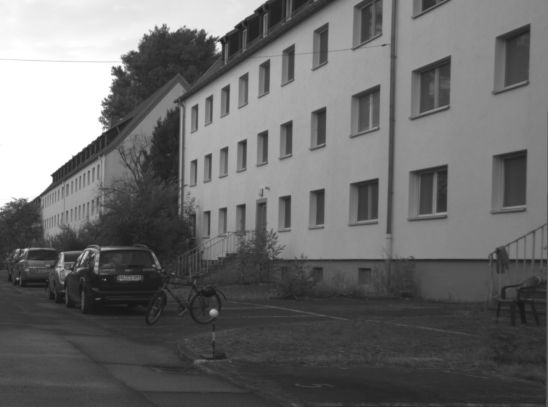
#> input picture road.png, 548 x 407 px; its folder holds only this picture in this run
$ jupyter execute corner_detection.ipynb
#> lines starting #> are read from the running program, lines starting #| are printed output that depends on the picture
[cell 1]
import cv2
import matplotlib.pyplot as plt
import imageio
import numpy as np

def load_png(image_path):
#> called with image_path = 'road.png'
    img = cv2.imread(image_path)
#> img is the input picture: shape (407, 548, 3); min 23, max 255, mean 107.6
    return cv2.cvtColor(img, cv2.COLOR_BGR2RGB)

def visualize_png_image(image):
    """
    image: an output of load_png function
    """
    plt.imshow(image)

def save_array_as_image(array, name):
     imageio.imwrite(name, array)

[cell 2]
file_name = 'road'
image = load_png('{}.png'.format(file_name))
# image = np.asarray(image, dtype=np.float32)
visualize_png_image(image)

# Gaussian Filtering

[cell 3]
import numpy as np
import math

class GaussFilter:
    def __init__(self,
                 std_dev,
                 kernel_dimension=None):
        self.std_dev = std_dev
        if not kernel_dimension:
            self.kernel_dimension = self.compute_kernel_dimensions(std_dev)
        else:
            self.kernel_dimension = kernel_dimension
        self.kernel = self.generate_gaussian_kernel(std_dev)

    @staticmethod
    def compute_kernel_dimensions(std_dev):
        return int(1 + 2*(3*std_dev))

    def get_gaussian_coordiantes(self, x, y):
        center = int(self.kernel_dimension/2) + 1
        origin = center - 1
        gauss_x = x - origin
        gauss_y = y - origin

        return gauss_x, gauss_y

    def compute_gaussian_pixel_value(self, gauss_x, gauss_y):
        std_squared = self.std_dev**2
        pi = math.pi
        pixel_value = math.exp(-(gauss_x**2 + gauss_y**2)/(2*std_squared))/(2*pi*std_squared)
        return pixel_value

    def generate_gaussian_kernel(self, std_dev):
        """
        std_dev: value of standard deviation in terms of pixels
        """
#> called with std_dev = 10
        k = self.kernel_dimension
        kernel = np.zeros((k, k))

        for x, y in np.ndindex((k, k)):
            gauss_x, gauss_y = self.get_gaussian_coordiantes(x, y)
            kernel[x, y] = self.compute_gaussian_pixel_value(gauss_x, gauss_y)

        return kernel/sum(sum(kernel))

[cell 4]
kernel = GaussFilter(10)
k = kernel.kernel

plt.imshow(k/k.max(), cmap='gray', vmin=0, vmax=1)
plt.title('Gaussian Kernel\nStandard Deviation = {0}\nKernel Dimension = {1}x{1}'.format(kernel.std_dev, kernel.kernel_dimension))
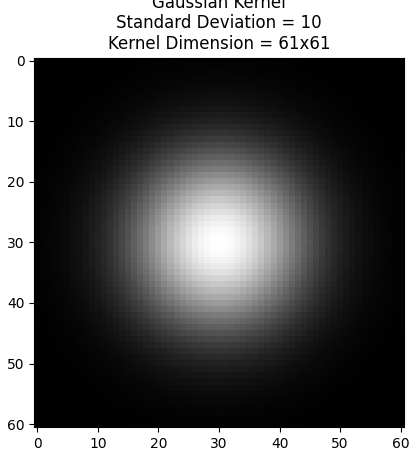
#> figure drawn by matplotlib, 1 panel

[cell 5]
def _filter(image, kernel,
             stride=(1, 1),
             padding=None,):

#> called with kernel = array of shape (7, 7), stride = (1, 1)
    num_channels = image.shape[2]
#> num_channels = 3
    kernel_extended = np.asarray([kernel for i in range(num_channels)]).reshape(kernel.shape[0],
                                                                                        kernel.shape[1],
                                                                                        num_channels)

    image_height, image_width, image_channels = image.shape
#> image_height = 407; image_width = 548; image_channels = 3
    kernel_height, kernel_width, kernel_channels = kernel_extended.shape
#> kernel_height = 7; kernel_width = 7; kernel_channels = 3

    stride_height, stride_width = stride

    if padding is None:
        width_padding = int(((image_width - 1)*stride_width + kernel_width - image_width)/2)
#> width_padding = 3
        height_padding = int(((image_height - 1)*stride_height + kernel_height - image_height)/2)
#> height_padding = 3
    else:
        height_padding, width_padding = padding


    input_image = np.zeros((height_padding + image_height + height_padding, width_padding + image_width + width_padding, image_channels))
    input_image[height_padding:image_height + height_padding, width_padding:image_width + width_padding, :] = image.copy()

    input_height, input_width, input_channels = input_image.shape
#> input_height = 413; input_width = 554; input_channels = 3

    output_height = int((input_height - kernel_height)/stride_height) + 1
#> output_height = 407
    output_width = int((input_width - kernel_width)/stride_width) + 1
#> output_width = 548

    output_image = np.zeros((output_height, output_width, input_channels))

    for x in range(0, output_width):
        for y in range(0, output_height):
            output_image[y, x, :] = np.einsum('ij,ijk->k',
                                              kernel,
                                              input_image[y*stride_height:y*stride_height + kernel_height,
                                                          x*stride_width:x*stride_width + kernel_width, :])

    return output_image

def convolve(image, kernel,
             stride=(1, 1),
             padding=None,):

    kernel_flipped = np.rot90(np.flipud(kernel.T))

    return _filter(image, kernel_flipped, stride, padding)

[cell 6]
output = convolve(image, GaussFilter(1).kernel)
plt.imshow(np.asarray(output, dtype='uint8'), cmap='gray')

# First Order Derivative

[cell 7]
sobel = np.asarray([[-1, 0, 1],[-2, 0, 2], [-1, 0, 1]])
sobel_h = sobel
sobel_v = sobel.T

[cell 8]
g_h = _filter(output, sobel_h)
save_array_as_image(np.asarray(255*g_h/g_h.max(), dtype='uint8'), 'results/{}_horizontal_gradient.jpg'.format(file_name))
#> in save_array_as_image, `imageio.imwrite(name, array)`:
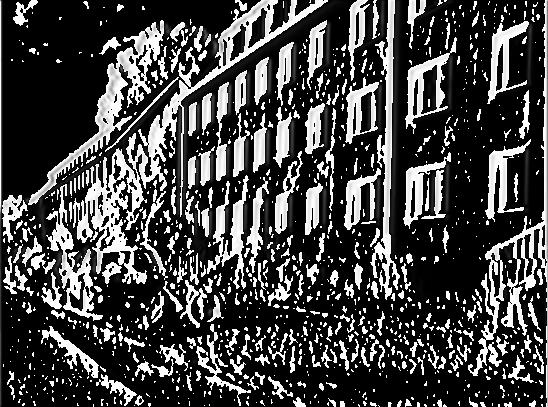
#> saved as road_horizontal_gradient.jpg: shape (407, 548, 3); min 0, max 255, mean 69.9

plt.imshow(np.asarray(255*g_h/g_h.max(), dtype='uint8'), cmap='gray')
plt.title('Image gradient along the horizontal')

[cell 9]
g_v = _filter(output, sobel_v)
save_array_as_image(np.asarray(255*g_v/g_v.max(), dtype='uint8'), 'results/{}_vertical_gradient.jpg'.format(file_name))
#> call 2 of save_array_as_image, with name = 'results/road_vertical_gradient.jpg'
#> in save_array_as_image (call 2), `imageio.imwrite(name, array)`:
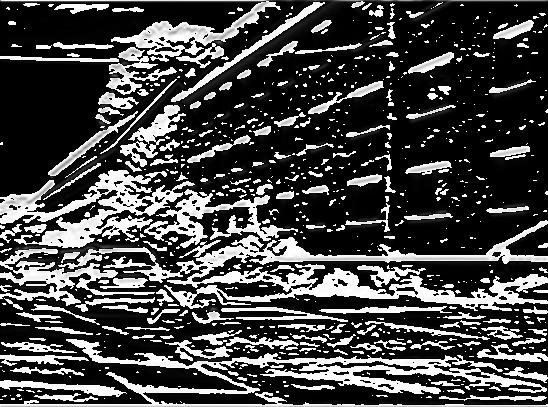
#> saved as road_vertical_gradient.jpg: shape (407, 548, 3); min 0, max 255, mean 71.5

plt.imshow(np.asarray(255*g_v/g_v.max(), dtype='uint8'), cmap='gray')
plt.title('Image gradient along the vertical')

# Second Order Derivative

[cell 10]
g_hh = _filter(g_h, sobel_h)
save_array_as_image(np.asarray(255*g_hh/g_hh.max(), dtype='uint8'), 'results/{}_Ixx.jpg'.format(file_name))
#> call 3 of save_array_as_image, with name = 'results/road_Ixx.jpg'
#> in save_array_as_image (call 3), `imageio.imwrite(name, array)`:
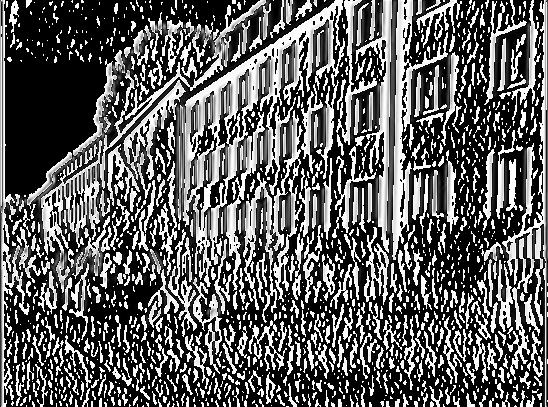
#> saved as road_Ixx.jpg: shape (407, 548, 3); min 0, max 255, mean 94.8

g_vv = _filter(g_v, sobel_v)
#> after the loop in _filter (call 5), `for x in range(0, output_width):`:
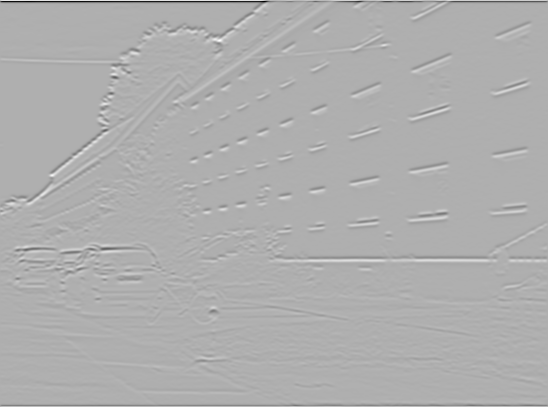
#> output_image: shape (407, 548, 3) float64; min -3716.8, max 1691.5, mean -8.4; drawn with min black and max white
save_array_as_image(np.asarray(255*g_vv/g_vv.max(), dtype='uint8'), 'results/{}_Iyy.jpg'.format(file_name))
#> call 4 of save_array_as_image, with name = 'results/road_Iyy.jpg'
#> in save_array_as_image (call 4), `imageio.imwrite(name, array)`:
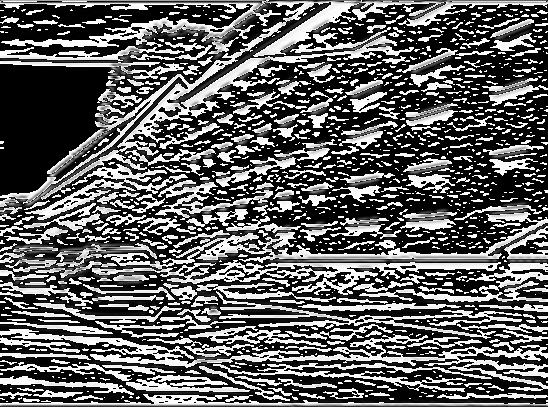
#> saved as road_Iyy.jpg: shape (407, 548, 3); min 0, max 255, mean 98.3

g_hv = _filter(g_h, sobel_v)
#> after the loop in _filter (call 6), `for x in range(0, output_width):`:
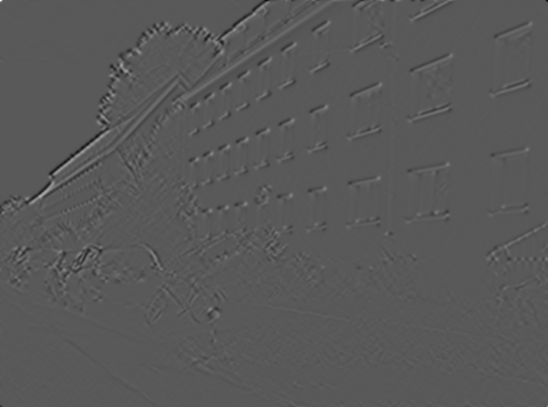
#> output_image: shape (407, 548, 3) float64; min -1019, max 1892.6, mean 0; drawn with min black and max white
save_array_as_image(np.asarray(255*g_hv/g_hv.max(), dtype='uint8'), 'results/{}_Ixy.jpg'.format(file_name))

g_vh = _filter(g_v, sobel_h)
save_array_as_image(np.asarray(255*g_vh/g_vh.max(), dtype='uint8'), 'results/{}_Iyx.jpg'.format(file_name))
#> in save_array_as_image (call 6), `imageio.imwrite(name, array)`:
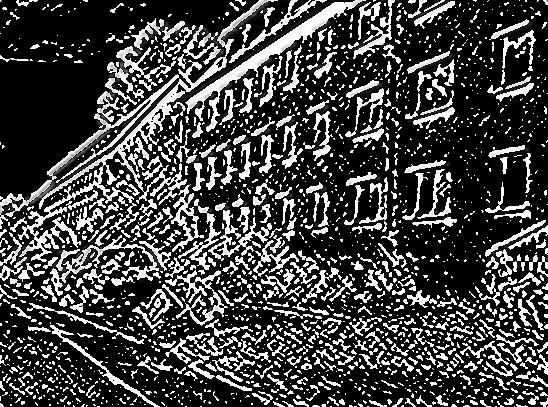
#> saved as road_Iyx.jpg: shape (407, 548, 3); min 0, max 255, mean 68.7

[cell 11]
plt.imshow(np.asarray(255*g_hh/g_hh.max(), dtype='uint8'), cmap='gray')
plt.title('Ixx')

[cell 12]
plt.imshow(np.asarray(255*g_hv/g_hv.max(), dtype='uint8'), cmap='gray')
plt.title('Ixy')

[cell 13]
plt.imshow(np.asarray(255*g_vh/g_vh.max(), dtype='uint8'), cmap='gray')
plt.title('Iyx')

[cell 14]
plt.imshow(np.asarray(255*g_vv/g_vv.max(), dtype='uint8'), cmap='gray')
plt.title('Iyy')

# Corner Detection - Hessian Determinant

[cell 15]
hessian_without_thresh = g_hh*g_vv - g_hv*g_vh
norm_hess_without_thresh = 255*hessian_without_thresh/hessian_without_thresh.max()

[cell 16]
thresh = 2
hessian = norm_hess_without_thresh*np.asarray(norm_hess_without_thresh > thresh, dtype='float')

[cell 17]
hessian.max()
#> Out = 255

[cell 18]
figure, ax = plt.subplots(1, 1)
ax.imshow(hessian)
figure.set_size_inches(18.5, 10.5)
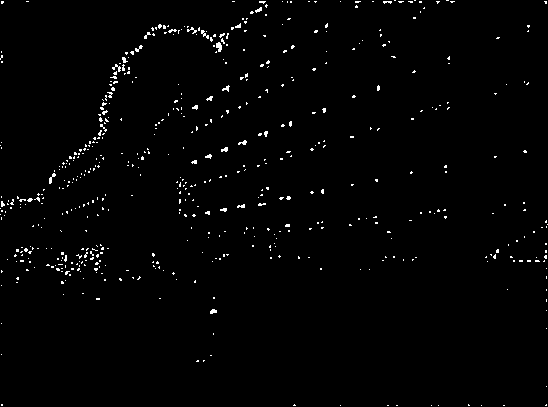
#> shown: shape (407, 548, 3) float64; values 0 (black) and 1 (white), 1.4% white in thin lines or dots

# Non Maximum Suppression

To detect corners a pixel is compared with all of its 8 neighbouring pixels and if the pixel value is larger than each and every one of the pixel values at its neighbouring locations then we choose the pixel value as a CORNER POINT.

[cell 19]
import numpy as np

def get_comparison_filters():
    top = np.asarray([[0,-1,0],[0,1,0],[0,0,0]])
    top_left = np.asarray([[-1,0,0],[0,1,0],[0,0,0]])
    top_right = np.asarray([[0,0,-1],[0,1,0],[0,0,0]])
    left = np.asarray([[0,0,0],[-1,1,0],[0,0,0]])
    right = np.asarray([[0,0,0],[0,1,-1],[0,0,0]])
    bottom = np.asarray([[0,0,0],[0,1,0],[0,-1,0]])
    bottom_left = np.asarray([[0,0,0],[0,1,0],[-1,0,0]])
    bottom_right = np.asarray([[0,0,0],[0,1,0],[0,0,-1]])

    return top_left, top, top_right, left, right, bottom_left, bottom, bottom_right


def non_max_suppression(gradient):
    height, width, channels = gradient.shape
#> height = 407

    nms_gradient = np.zeros((height, width, channels))

    for x in range(1, width-1):
        for y in range(1, height-1):
            filters = get_comparison_filters()
            values = [np.einsum('ij,ijk->k', _filter_, gradient[y-1:y+1+1, x-1:x+1+1, :]) for _filter_ in filters]

            value = values[0]
            for i in range(1, len(values)):
                value = (values[i] > 0) & (value > 0)

            comparison = np.asarray(value, dtype = 'int')

            # [6 lines of commented-out code are left out]

            nms_gradient[y,x,:] = comparison
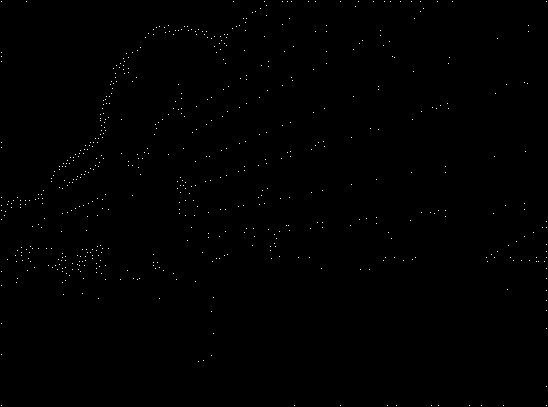
#> nms_gradient: shape (407, 548, 3) float64; values 0 (black) and 1 (white), 0.27% white in thin lines or dots

    return nms_gradient

[cell 20]
nms = non_max_suppression(hessian)

[cell 21]
figure, ax = plt.subplots(1, 2)
ax[0].imshow(image)
ax[1].imshow(nms)
figure.set_size_inches(18.5, 10.5)

[cell 22]
save_array_as_image(np.asarray(255*nms/nms.max(), dtype='uint8'), 'results/{}_nms_2.jpg'.format(file_name))
